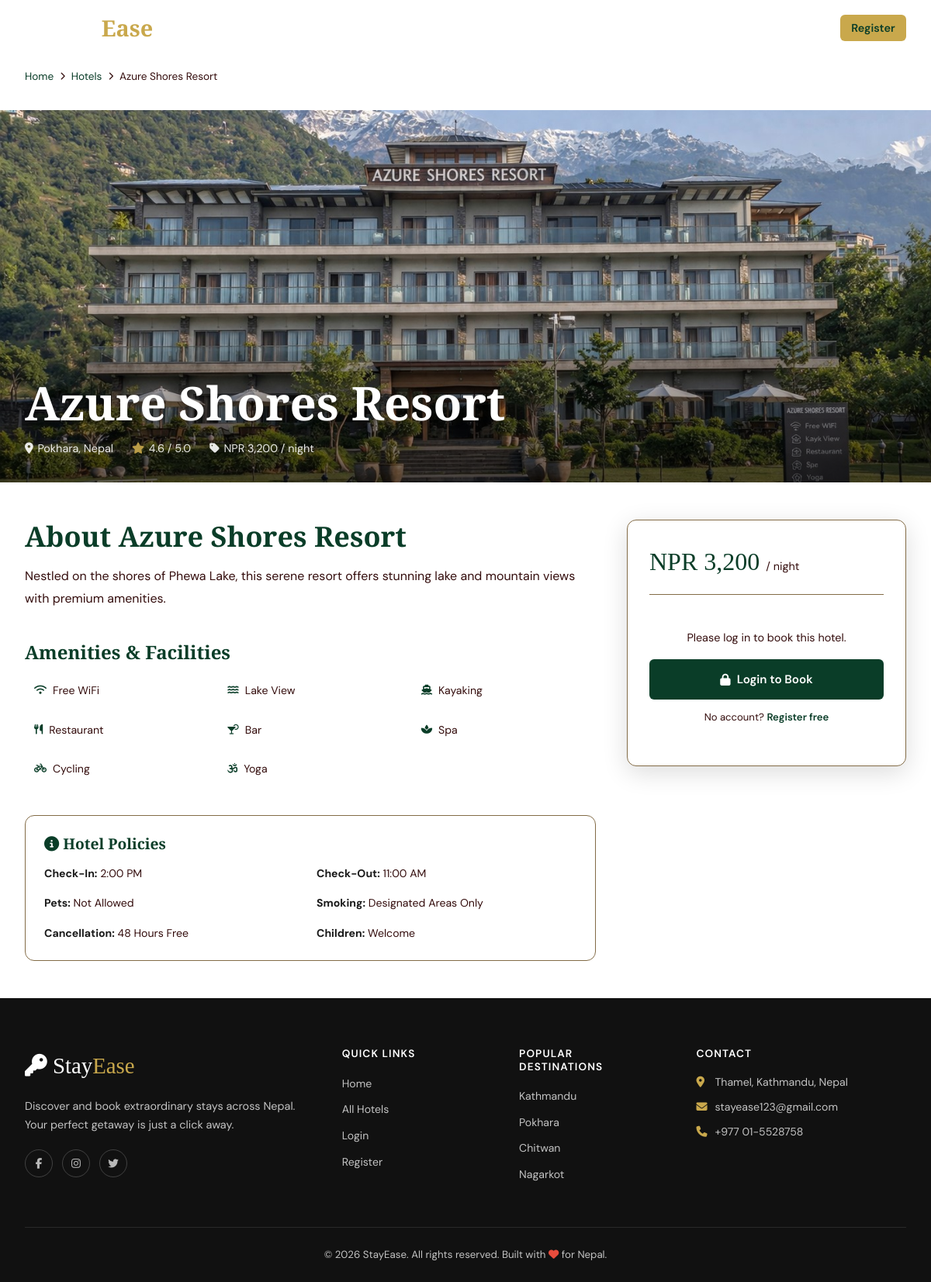
Page /hotel-detail.php?id=2 on the committed database.
### tables this page shows
CREATE TABLE IF NOT EXISTS hotels (
    id          INT AUTO_INCREMENT PRIMARY KEY,
    name        VARCHAR(150)  NOT NULL,
    location    VARCHAR(200)  NOT NULL,
    price       DECIMAL(10,2) NOT NULL,
    rating      DECIMAL(2,1)  DEFAULT 0.0,
    description TEXT,
    amenities   TEXT,
    image       VARCHAR(255)  DEFAULT 'default.jpg',
    created_at  TIMESTAMP DEFAULT CURRENT_TIMESTAMP
);

### config.php (called while the page is built, shortened)
<?php
function isLoggedIn(): bool {
    return !empty($_SESSION['user_id']);
}
function formatPrice(float $price): string {
    return 'NPR ' . number_format($price, 0);
}
?>

### hotel-detail.php (the view, shortened to what this page needs)
<?php
require_once 'config.php';
$id = (int)($_GET['id'] ?? 0);
$stmt = $pdo->prepare("SELECT * FROM hotels WHERE id = ?");
$stmt->execute([$id]);
$hotel = $stmt->fetch();
$amenities = array_filter(array_map('trim', explode(',', $hotel['amenities'] ?? '')));
$amenityIcons = [
    'Free WiFi' => 'fas fa-wifi', 'Swimming Pool' => 'fas fa-swimming-pool',
    'Spa' => 'fas fa-spa', 'Gym' => 'fas fa-dumbbell', 'Restaurant' => 'fas fa-utensils',
    'Bar' => 'fas fa-cocktail', 'Room Service' => 'fas fa-concierge-bell',
    'Parking' => 'fas fa-parking', 'Airport Shuttle' => 'fas fa-shuttle-van',
    'Lake View' => 'fas fa-water', 'Kayaking' => 'fas fa-ship',
    'Cycling' => 'fas fa-bicycle', 'Yoga' => 'fas fa-om',
    'Heritage Tours' => 'fas fa-landmark', 'Garden' => 'fas fa-leaf',
    'Library' => 'fas fa-book', 'Rooftop Terrace' => 'fas fa-building',
    'Rooftop' => 'fas fa-building', 'Trekking Guide' => 'fas fa-hiking',
    'Bonfire' => 'fas fa-fire', 'Safari Tours' => 'fas fa-paw',
    'Nature Walks' => 'fas fa-tree', 'Elephant Bathing' => 'fas fa-elephant',
    'Tour Desk' => 'fas fa-map', 'Locker' => 'fas fa-lock',
    '24hr Reception' => 'fas fa-clock',
];
include 'includes/header.php';
?>
<div style="padding: calc(var(--nav-h) + 1rem) 2rem .5rem;max-width:1280px;margin:0 auto">
    <nav class="breadcrumb">
        <a href="<?= SITE_URL ?>">Home</a>
        <i class="fas fa-chevron-right"></i>
        <a href="<?= SITE_URL ?>/hotels.php">Hotels</a>
        <i class="fas fa-chevron-right"></i>
        <span><?= htmlspecialchars($hotel['name']) ?></span>
    </nav>
</div>
<div class="detail-hero" style="margin-top:0">
    <img src="<?= SITE_URL ?>/images/hotels/<?= htmlspecialchars($hotel['image']) ?>"
         alt="<?= htmlspecialchars($hotel['name']) ?>"
         onerror="this.src='https://images.unsplash.com/photo-1566073771259-6a8506099945?w=1600&q=80'">
    <div class="detail-hero-content">
        <h1><?= htmlspecialchars($hotel['name']) ?></h1>
        <div class="detail-hero-meta">
            <span><i class="fas fa-map-marker-alt"></i> <?= htmlspecialchars($hotel['location']) ?></span>
            <span><i class="fas fa-star" style="color:var(--clr-gold)"></i> <?= number_format($hotel['rating'],1) ?> / 5.0</span>
            <span><i class="fas fa-tag"></i> <?= formatPrice($hotel['price']) ?> / night</span>
        </div>
    </div>
</div>
<div class="detail-layout">
    <div>
        <h2>About <?= htmlspecialchars($hotel['name']) ?></h2>
        <p style="margin-top:1rem;color:var(--clr-text-muted);line-height:1.8;font-size:1rem">
            <?= nl2br(htmlspecialchars($hotel['description'])) ?>
        </p>
        <?php if (!empty($amenities)): ?>
        <div style="margin-top:2.5rem">
            <h3>Amenities & Facilities</h3>
            <div class="amenities-grid">
                <?php foreach ($amenities as $am): ?>
                <div class="amenity-item">
                    <i class="<?= $amenityIcons[$am] ?? 'fas fa-check' ?>"></i>
                    <?= htmlspecialchars($am) ?>
                </div>
                <?php endforeach; ?>
            </div>
        </div>
        <?php endif; ?>
        <div style="margin-top:2.5rem;padding:1.5rem;background:var(--clr-bg);border-radius:var(--radius-md);border:1px solid var(--clr-border)">
            <h4 style="margin-bottom:1rem"><i class="fas fa-info-circle" style="color:var(--clr-forest)"></i> Hotel Policies</h4>
            <div style="display:grid;grid-template-columns:1fr 1fr;gap:1rem;font-size:.88rem;color:var(--clr-text-muted)">
                <div><strong style="color:var(--clr-text)">Check-In:</strong> 2:00 PM</div>
                <div><strong style="color:var(--clr-text)">Check-Out:</strong> 11:00 AM</div>
                <div><strong style="color:var(--clr-text)">Pets:</strong> Not Allowed</div>
                <div><strong style="color:var(--clr-text)">Smoking:</strong> Designated Areas Only</div>
                <div><strong style="color:var(--clr-text)">Cancellation:</strong> 48 Hours Free</div>
                <div><strong style="color:var(--clr-text)">Children:</strong> Welcome</div>
            </div>
        </div>
    </div>
    <div>
        <div class="booking-card">
            <div class="booking-card-price">
                <?= formatPrice($hotel['price']) ?>
                <span>/ night</span>
            </div>
            <?php if (!isLoggedIn()): ?>
            <div style="text-align:center;padding:1.5rem 0">
                <p style="color:var(--clr-text-muted);margin-bottom:1rem;font-size:.9rem">
                    Please log in to book this hotel.
                </p>
                <a href="login.php?redirect=hotel-detail.php?id=<?= $hotel['id'] ?>" class="btn btn-primary btn-full">
                    <i class="fas fa-lock"></i> Login to Book
                </a>
                <p style="font-size:.82rem;color:var(--clr-text-muted);margin-top:.75rem">
                    No account? <a href="register.php" style="color:var(--clr-forest);font-weight:600">Register free</a>
                </p>
            </div>
            <?php endif; ?>
        </div>
    </div>
</div>
<?php include 'includes/footer.php'; ?>

### css/style.css (style rules this page uses)
:root { --clr-bg: #f4f4f4; --clr-surface: #f2e9e2; --clr-forest: #0A3D28; --clr-bg: #ffffff; --clr-surface: #FFFFFF; --clr-forest: #0a3d28; --clr-forest-lt: #2D6A4F; --clr-gold: #c9a84c; --clr-gold-lt: #E8C97A; --clr-text: #1A1A1A; --clr-text-muted: #340d0d; --clr-border: #836C47; --clr-danger: #DC2626; --clr-success: #16A34A; --clr-warning: #D97706; --font-display: 'Cormorant Garamond', Georgia, serif; --font-body: 'DM Sans', sans-serif; --shadow-sm: 0 1px 3px rgba(0,0,0,.08); --shadow-md: 0 4px 16px rgba(0,0,0,.10); --shadow-lg: 0 8px 32px rgba(0,0,0,.14); --shadow-xl: 0 20px 60px rgba(0,0,0,.18); --radius-sm: 6px; --radius-md: 12px; --radius-lg: 20px; --radius-xl: 32px; --transition: all .25s cubic-bezier(.4,0,.2,1); --nav-h: 72px; }
*, *::before, *::after { box-sizing: border-box; margin: 0; padding: 0; }
html { scroll-behavior: smooth; font-size: 16px; }
body { font-family: var(--font-body); background: var(--clr-bg); color: var(--clr-text); line-height: 1.6; overflow-x: hidden; }
img { display: block; max-width: 100%; object-fit: cover; }
a { color: inherit; text-decoration: none; }
h1, h2, h3, h4, h5 { font-family: var(--font-display); font-weight: 600; line-height: 1.2; color: var(--clr-forest); }
h1 { font-size: clamp(2.2rem, 5vw, 3.8rem); }
h2 { font-size: clamp(1.6rem, 3vw, 2.6rem); }
h3 { font-size: 1.5rem; }
h4 { font-size: 1.2rem; }
.btn { display: inline-flex; align-items: center; gap: .5rem; padding: .75rem 1.75rem; border-radius: var(--radius-sm); font-size: .95rem; font-weight: 600; cursor: pointer; transition: var(--transition); white-space: nowrap; border: 2px solid transparent; }
.btn-primary { background: var(--clr-forest); color: white; }
.btn-full { width: 100%; justify-content: center; }
.detail-hero { height: 480px; position: relative; overflow: hidden; }
.detail-hero img { width: 100%; height: 100%; object-fit: cover; }
.detail-hero::after { content: ''; position: absolute; inset: 0; background: linear-gradient(to top, rgba(0,0,0,.6) 0%, transparent 50%); }
.detail-hero-content { position: absolute; bottom: 2rem; left: 2rem; right: 2rem; z-index: 1; color: white; }
.detail-hero-content h1 { color: white; text-shadow: 0 2px 8px rgba(0,0,0,.5); }
.detail-hero-meta { display: flex; gap: 1.5rem; margin-top: .75rem; flex-wrap: wrap; }
.detail-hero-meta span { font-size: .9rem; opacity: .9; display: flex; align-items: center; gap: .35rem; }
.detail-layout { display: grid; grid-template-columns: 1fr 360px; gap: 2.5rem; max-width: 1280px; margin: 0 auto; padding: 3rem 2rem; }
.amenities-grid { display: grid; grid-template-columns: repeat(3, 1fr); gap: .75rem; margin-top: 1rem; }
.amenity-item { display: flex; align-items: center; gap: .5rem; font-size: .88rem; color: var(--clr-text-muted); background: var(--clr-bg); padding: .5rem .75rem; border-radius: var(--radius-sm); }
.amenity-item i { color: var(--clr-forest); font-size: .8rem; }
.booking-card { background: white; border-radius: var(--radius-md); padding: 1.75rem; box-shadow: var(--shadow-lg); border: 1px solid var(--clr-border); position: sticky; top: calc(var(--nav-h) + 1.5rem); }
.booking-card-price { font-family: var(--font-display); font-size: 2rem; color: var(--clr-forest); border-bottom: 1px solid var(--clr-border); padding-bottom: 1rem; margin-bottom: 1.25rem; }
.booking-card-price span { font-size: .9rem; font-family: var(--font-body); color: var(--clr-text-muted); }
.breadcrumb { display: flex; align-items: center; gap: .5rem; font-size: .85rem; color: var(--clr-text-muted); margin-bottom: 1.5rem; }
.breadcrumb a { color: var(--clr-forest); }
.breadcrumb i { font-size: .65rem; }

### rows in the picture
hotels: name "Azure Shores Resort", image (picture), location "Pokhara, Nepal", rating "4.6", price "NPR 3,200", description "Nestled on the shores of Phewa Lake, this serene resort offers stunning lake and mountain views with premium amenities.", amenities "Free WiFi", amenities "Lake View", amenities "Kayaking", amenities "Restaurant", amenities "Bar", amenities "Spa", amenities "Cycling", amenities "Yoga"

### other values in the picture
SITE_NAME "StayEase"
